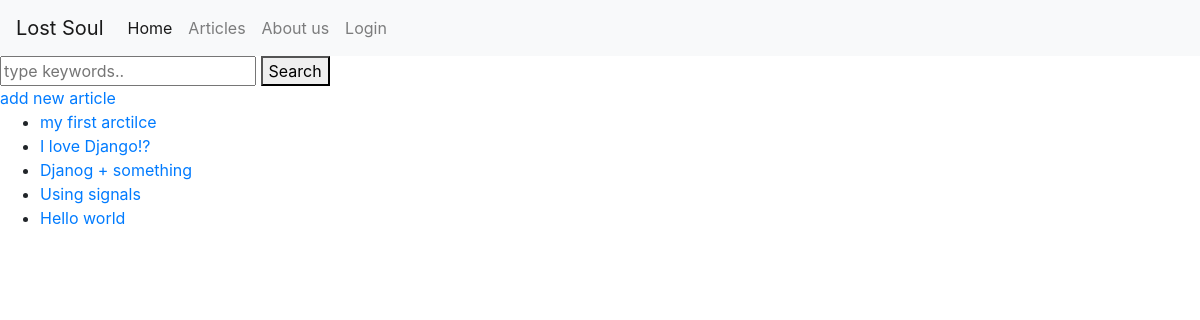
/articles, run on an earlier commit of the app's database.
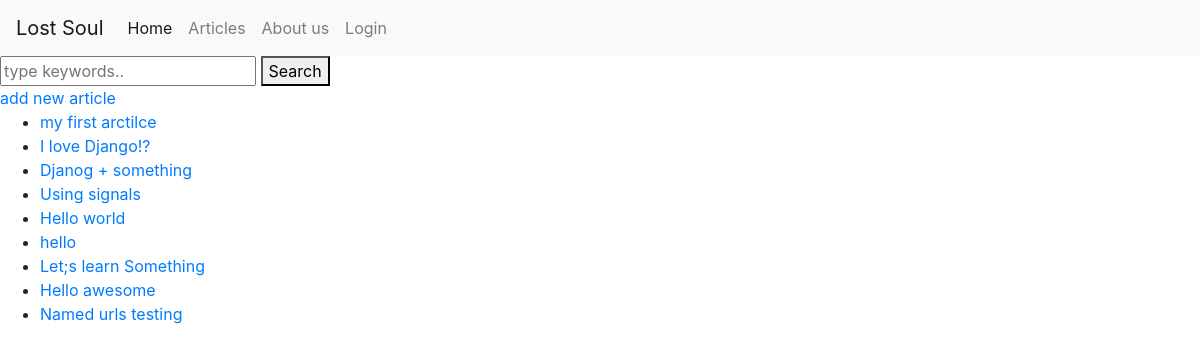
And on a later commit of the database.
### lostsoul_web/models.py (models this page shows, shortened)
class Article(models.Model):
    title = models.CharField(max_length=1000)
    content = models.TextField()
    author = models.ForeignKey(User, on_delete=models.CASCADE)
    slug = models.SlugField(unique=True, blank=True)
    created_at = models.DateTimeField(auto_now_add=True)
    updated_at = models.DateTimeField(auto_now=True)

### lostsoul_web/views.py (the view)
# urls.py: path('articles', views.list_articles, name='article_list'),
def list_articles(request):
    query = ''
    try:
        query = request.GET['q']
        articles = Article.objects.filter(title__icontains=query)
    except:
        articles = Article.objects.all()
    return render(request, 'list-articles.html', {'my_articles': articles, 'query': query})

### lostsoul_web/templates/list-articles.html (shortened to what this page needs)
{% extends 'main.html' %}
{% block page_content %}
    <form action="{% url 'lostsoul_web:article_list' %}" method="get">
        <input name="q" placeholder="type keywords.." value="{{ query }}">
        <button type="submit">Search</button>
    </form>
    <a href="{% url 'lostsoul_web:add_new_article' %}">add new article</a>
    <ul>
        {% for aritcle in my_articles %}
            <li><a href="{% url 'lostsoul_web:article_detail' aritcle.slug %}">{{ aritcle.title }}</a></li>
        {% endfor %}
    </ul>
{% endblock %}

What changed in the data, as far as the page shows it:
added Article: title "hello"
added Article: title "Let;s learn Something"
added Article: title "Hello awesome"
added Article: title "Named urls testing"
